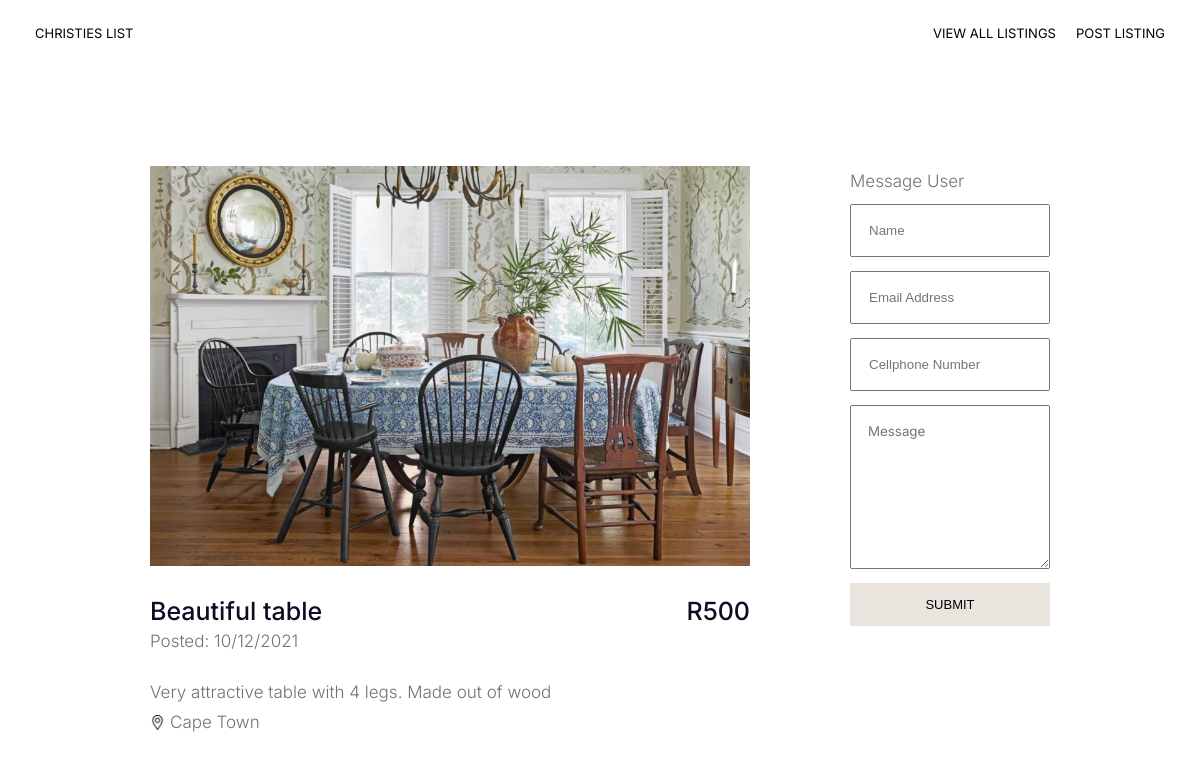
Screenshot of /view-listing.php?id=1 with the database file from the repository.
### tables this page shows
CREATE TABLE `listing` (
  `id` int NOT NULL AUTO_INCREMENT,
  `posted_by` int NOT NULL,
  `name` varchar(255) NOT NULL,
  `description` varchar(255) NOT NULL,
  `location` varchar(255) NOT NULL,
  `date` varchar(255) NOT NULL,
  `category` varchar(255) NOT NULL,
  `image` varchar(255) NOT NULL,
  `price` varchar(11) NOT NULL,
  PRIMARY KEY (`id`)
);

### src/core/queries.php (called while the page is built, shortened)
<?php
function getListingById($id) {
    require 'conn.php';
    return $conn->query("SELECT * FROM listing WHERE id=" . $id);
}

### src/model/full-listing.php (the view)
<?php
function fullListing($id, $name, $description, $price, $date, $location, $image) {
    echo '<div class="full-listing">
                <img src="' . $image . '" width="600px">
                <div class="full-description">
                    <div class="full-description-price">
                        <div>
                            <h4>' . htmlspecialchars($name) . '</h4>
                            <p>Posted: ' . htmlspecialchars($date) . '</p>
                        </div>
                        <h4>R' . htmlspecialchars($price) . '</h4>
                    </div>
                    <p>' . htmlspecialchars($description) . '</p>
                    <div class="location">
                        <img src="image/location.png" width="15px">
                        <p>' . htmlspecialchars($location) . '</p>
                    </div>
                </div>
          </div>';
}

### src/view-listing.php (shortened to what this page needs)
<?php session_start(); require 'send-enquiry.php';  include 'menu.php'; include 'model/full-listing.php'; ?>
<html>
    <div class="container">
        <div class="side-by-side">
            <div class="listing-side">
                <?php
                    $listings = getListingById($_GET['id']);
                    if ($listings->num_rows > 0) {
                        while($row = $listings->fetch_assoc()) {
                            fullListing($row['id'], $row['name'], $row['description'], $row['price'], $row['date'], $row['location'], $row['image']);
                    }
                    } else {
                    echo '<div>
                            <h3>There is no listing with this ID</a></h3>
                        </div>';
                    }
                ?>
            </div>
            <div>
                <p>Message User</p>
                <form action="<?php echo htmlspecialchars($_SERVER['REQUEST_URI']);?>" method="post">
                    <input type="text" name="name" placeholder="Name" required>
                    <input type="text" name="email" placeholder="Email Address" required>
                    <input type="text" name="number" placeholder="Cellphone Number">
                    <textarea id="message" name="message" rows="8" cols="50" placeholder="Message"></textarea>
                    <input type="submit">
                </form>
            </div>
        </div>
    </div>
</html>

### src/css/styles.css (style rules this page uses)
body, h1, h3, p, h4 { margin: 0; }
body, textarea { font-family: 'Inter', sans-serif; }
p { font-size: 17px; }
p, .registration p, select { line-height: 1.8em; font-weight: 300; color: #727272; }
h1, h2, h3, h4 { font-weight: 500; color: #0d0c22; }
h4 { font-size: 25px; }
button, input[type="submit"] { border-radius: 17px; border: 0; padding: 14px 40px; font-size: 13px; text-transform: uppercase; background-color: white; }
nav, nav div, footer, .container, .heading, .listings-container, .listings-container-inner, .listing, .full-description-price, .location, .safety-banner, .hot-items, .categories, .side-by-side { display: flex; }
nav, footer, nav div, .container, .heading, .listings-container-inner, .listing, .location, .safety-banner { align-items: center; }
.container { width: 70%; margin: 0 auto; }
.container { flex-direction: column; }
.description, .full-description { padding: 10px 0; }
.full-description-price { justify-content: space-between; padding: 20px 0; }
.location img { margin-right: 5px; }
.side-by-side { padding: 100px 0 50px 0; }
.listing-side { max-width: 600px; padding-right: 100px; }
input, select, textarea { width: 100%; padding: 17px; margin: 7px 0; }
input[type="submit"] { background: #eae4df !important; color: black !important; border-radius: 0; width: 200px; float: right; }

### rows the page displays
listing: image (picture), name "Beautiful table", date "10/12/2021", price "500", description "Very attractive table with 4 legs. Made out of wood", location "Cape Town"
